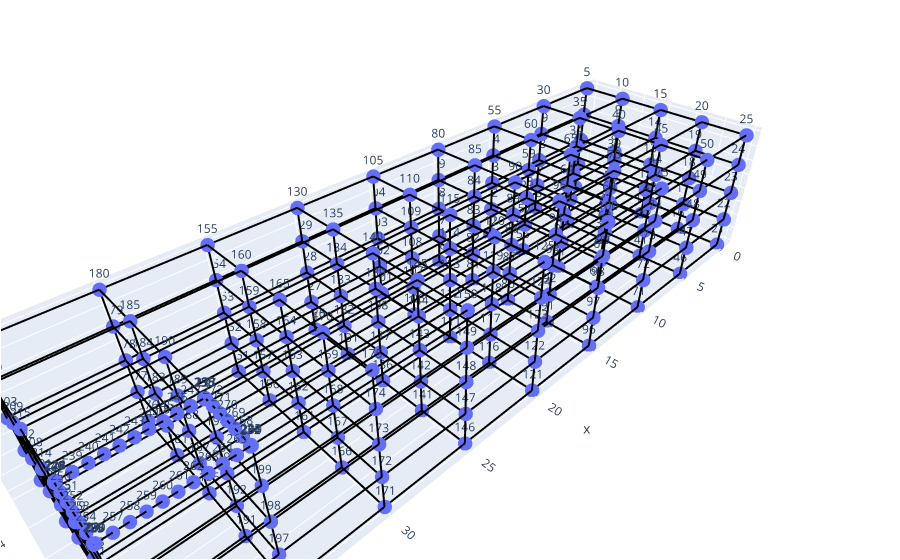

Source (notebook cell):
### Markdown cell above
## Plotly

### Code cell
from dewloosh.mesh.plotting.plotly import plot_lines_3d
coords = axm.coords()
topo = axm.Members.topology() - 1
plot_lines_3d(coords, topo)
